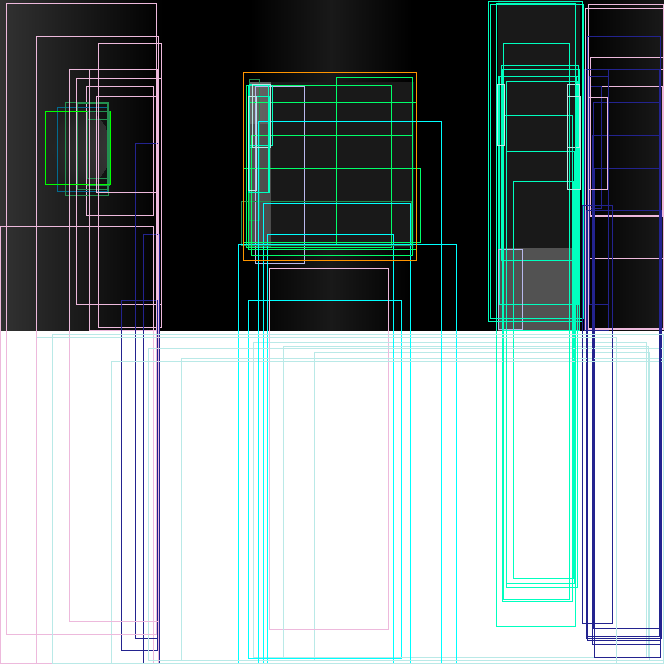
#> input picture Paper-SSD/pictures/1.png, 664 x 664 px, found by its file name
$ python pictureDifference.py
#> lines starting #> are read from the running program, lines starting #| are printed output that depends on the picture
from PIL import Image
import numpy as np

im1 = np.array(Image.open("1.png"))
#> im1 is the input picture: shape (664, 664, 3); mean R, G, B 132.8, 143.1, 143.3
im2 = np.array(Image.open("2.png"))
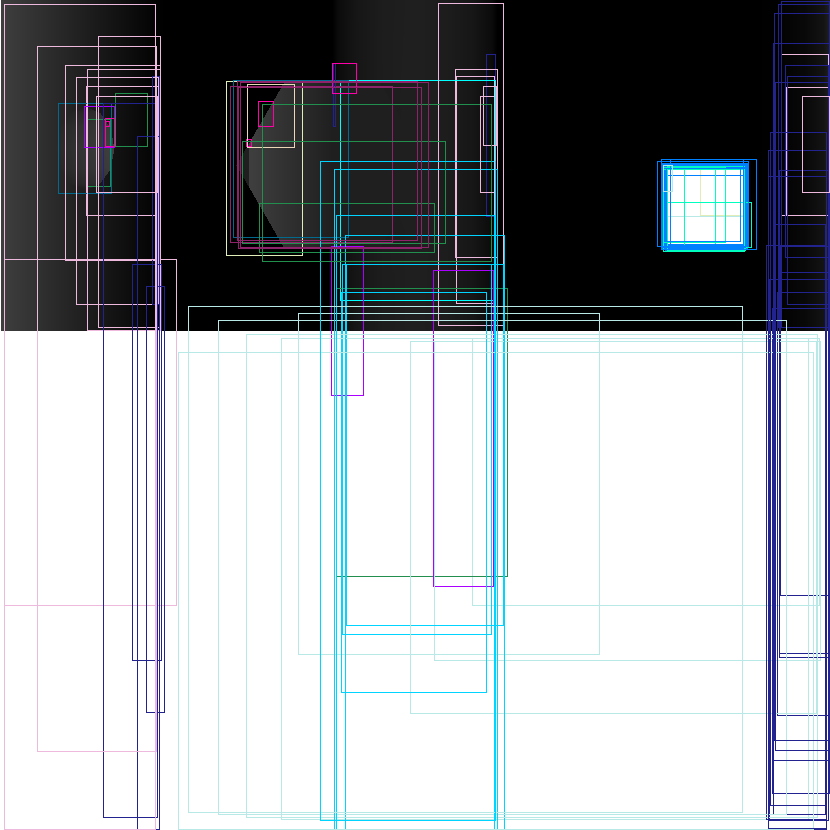
#> input picture Paper-SSD/pictures/2.png, 830 x 830 px, found by its file name
#> im2 is the input picture: shape (830, 830, 3); mean R, G, B 156.9, 160.7, 165.2

for x in range(im1.shape[0]):
    for y in range(im1.shape[1]):
        for z in range(im1.shape[2]):
            if int(im1[x][y][z]) != int(im2[x][y][z]):
                a = int(im1[x][y][z])
                b = int(im2[x][y][z])
                im1[x][y][z] = a-b
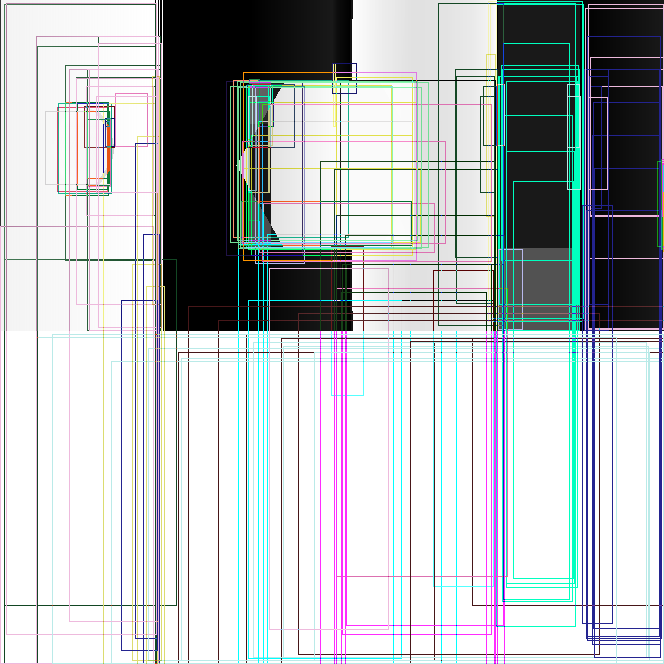
#> im1: shape (664, 664, 3); mean R, G, B 182, 187.3, 189.2

#> (the run stopped early here; a loop or call above may not have finished)
